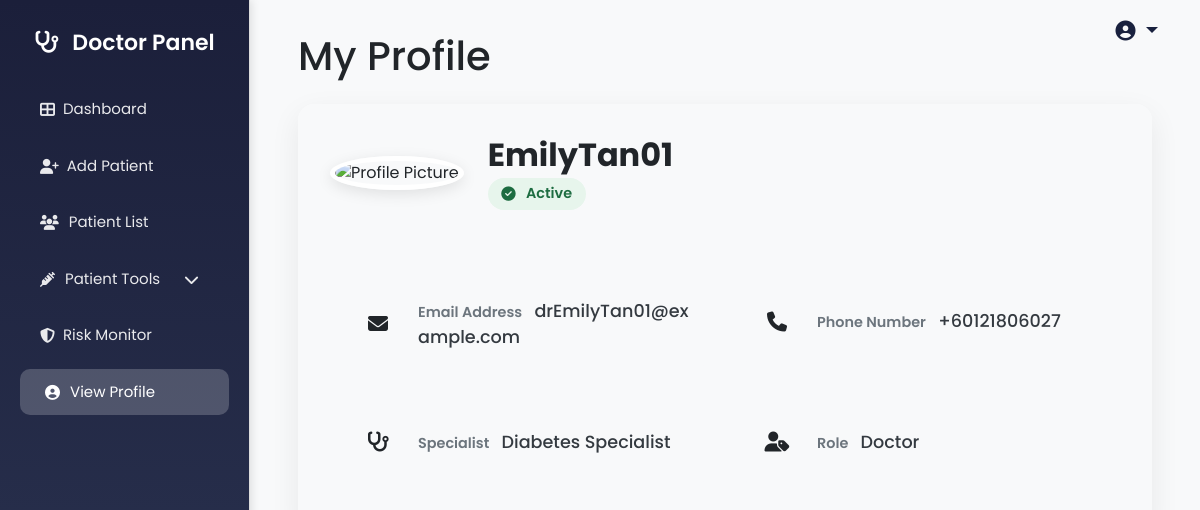
The app's page /ctipb/doc_userprofile.php (signed in) with its own data.
### tables this page shows
CREATE TABLE `users` (
  `user_id` int NOT NULL AUTO_INCREMENT,
  `username` varchar(50) NOT NULL,
  `email` varchar(100) NOT NULL,
  `password_hash` text NOT NULL,
  `role` enum('admin','doctor') NOT NULL,
  `photo` varchar(255) DEFAULT NULL,
  `created_at` datetime DEFAULT CURRENT_TIMESTAMP,
  `last_login` datetime DEFAULT NULL,
  `status` tinyint(1) DEFAULT '1',
  `phone_number` varchar(20) DEFAULT NULL,
  `specialist` varchar(255) DEFAULT NULL,
  PRIMARY KEY (`user_id`),
  UNIQUE KEY `username` (`username`),
  UNIQUE KEY `email` (`email`)
);

### ctipb/doc_userprofile.php (the view, shortened to what this page needs)
<?php
$doctor = null;
$doctor_id = $_SESSION['user_id'];
$conn = get_db_connection();
if (!$conn) {
    set_flash_message('Database connection failed. Cannot load profile.', 'danger');
    redirect('doc_dashboard.php');
} else {
    $stmt = $conn->prepare("SELECT username, email, photo, status, phone_number, specialist FROM users WHERE user_id = ?");
    $stmt->bind_param("i", $doctor_id);
    $stmt->execute();
    $doctor = $stmt->get_result()->fetch_assoc();
    if (!$doctor) {
        set_flash_message('Could not find your profile information.', 'danger');
        redirect('doc_dashboard.php');
    } else {
        $photo = $doctor['photo'];
        if (!empty($photo) && file_exists(UPLOAD_FOLDER . $photo)) {
            $doctor['photo_url'] = 'uploads/' . $photo;
        } else {
            $doctor['photo_url'] = 'https://cdn-icons-png.flaticon.com/512/147/147144.png';
        }
    }
}
include 'templates/header_doctor.php';
include 'templates/sidebar_doctor.php';
?>
<div class="main-content">
    <div class="d-flex justify-content-between align-items-center mb-4">
        <h1 class="page-title mb-0">My Profile</h1>
        <div class="profile-dropdown">
            <div class="dropdown">
                <button class="btn dropdown-toggle" type="button" data-bs-toggle="dropdown" aria-expanded="false">
                    <i class="fas fa-user-circle"></i>
                </button>
            </div>
        </div>
    </div>
    <?php if ($doctor): ?>
    <div class="profile-card" data-aos="fade-up">
        <div class="profile-header">
            <div class="profile-avatar-wrapper">
                <img class="profile-avatar" src="<?php echo htmlspecialchars($doctor['photo_url']); ?>" alt="Profile Picture">
            </div>
            <div class="profile-header-text">
                <h2 class="profile-name"><?php echo htmlspecialchars($doctor['username']); ?></h2>
                <span class="status-badge <?php echo ($doctor['status'] == 1) ? 'status-active' : 'status-inactive'; ?>">
                    <i class="fas fa-check-circle me-1"></i> <?php echo ($doctor['status'] == 1) ? 'Active' : 'Inactive'; ?>
                </span>
            </div>
        </div>
        <div class="profile-body">
            <div class="row g-4">
                <div class="col-md-6" data-aos="fade-up" data-aos-delay="100">
                    <div class="info-item">
                        <div class="info-icon"><i class="fas fa-envelope"></i></div>
                        <div class="info-text">
                            <span class="info-label">Email Address</span>
                            <span class="info-value"><?php echo htmlspecialchars($doctor['email']); ?></span>
                        </div>
                    </div>
                </div>
                <div class="col-md-6" data-aos="fade-up" data-aos-delay="200">
                    <div class="info-item">
                        <div class="info-icon"><i class="fas fa-phone"></i></div>
                        <div class="info-text">
                            <span class="info-label">Phone Number</span>
                            <span class="info-value"><?php echo htmlspecialchars($doctor['phone_number'] ?? 'Not Provided'); ?></span>
                        </div>
                    </div>
                </div>
                <div class="col-md-6" data-aos="fade-up" data-aos-delay="300">
                    <div class="info-item">
                        <div class="info-icon"><i class="fas fa-stethoscope"></i></div>
                        <div class="info-text">
                            <span class="info-label">Specialist</span>
                            <span class="info-value"><?php echo htmlspecialchars($doctor['specialist'] ?? 'Not Specified'); ?></span>
                        </div>
                    </div>
                </div>
                <div class="col-md-6" data-aos="fade-up" data-aos-delay="400">
                    <div class="info-item">
                        <div class="info-icon"><i class="fas fa-user-tag"></i></div>
                        <div class="info-text">
                            <span class="info-label">Role</span>
                            <span class="info-value">Doctor</span>
                        </div>
                    </div>
                </div>
            </div>
        </div>
    </div>
    <?php else: ?>
        <div class="alert alert-warning">Could not load profile data.</div>
    <?php endif; ?>
</div>
<?php
include 'templates/footer_doctor.php';
?>

### ctipb/templates/header_doctor.php (style rules this page uses)
body { font-family: 'Poppins', sans-serif; background-color: #f7f7f7; }
.profile-dropdown { position: absolute; top: 10px; right: 30px; }
.profile-dropdown .dropdown-toggle { background: transparent; border: none; color: #19213e; font-size: 20px; }
.main-content { margin-left: 250px; padding: 20px; }
.profile-card { background: var(--card-bg); border-radius: 1rem; box-shadow: 0 10px 30px rgba(0,0,0,0.07); overflow: hidden; }
.profile-header { display: flex; align-items: center; gap: 1.5rem; padding: 2rem; background-color: #f8f9fa; border-bottom: 1px solid var(--border-color); }
.profile-avatar-wrapper { position: relative; flex-shrink: 0; }
.profile-avatar { width: 120px; height: 120px; border-radius: 50%; object-fit: cover; border: 5px solid white; box-shadow: 0 4px 15px rgba(0,0,0,0.1); transition: transform 0.3s ease; }
.profile-name { font-size: 2rem; font-weight: 700; margin-bottom: 0.25rem; }
.status-badge { display: inline-flex; align-items: center; gap: 0.4rem; padding: 0.3rem 0.85rem; border-radius: 9999px; font-weight: 600; font-size: 0.9rem; text-transform: capitalize; }
.status-badge.status-active { background-color: #e7f5ec; color: #1d6c41; }
.profile-body { padding: 2.5rem; }
.info-item { display: flex; align-items: center; gap: 1rem; background-color: #f8f9fa; padding: 1rem; border-radius: 0.75rem; border: 1px solid var(--border-color); }
.info-icon { font-size: 1.25rem; color: var(--primary-color); background-color: var(--primary-light); width: 48px; height: 48px; border-radius: 50%; display: flex; align-items: center; justify-content: center; flex-shrink: 0; }
.info-label { font-size: 0.9rem; color: var(--text-secondary); margin-bottom: 0.1rem; }
.info-value { font-size: 1.1rem; font-weight: 500; color: var(--text-primary); word-break: break-all; }
.info-item { margin-bottom: 0.75rem; }
.info-label { font-weight: 600; color: #6c757d; margin-right: 0.5rem; }
.info-value { font-weight: 500; color: #343a40; }
.main-content { background-color: #f8f9fa; padding: 2rem 3rem; min-height: 100vh; }

### records on screen
users: username "EmilyTan01", email "drEmilyTan01@example.com", phone_number "+60121806027", specialist "Diabetes Specialist"
